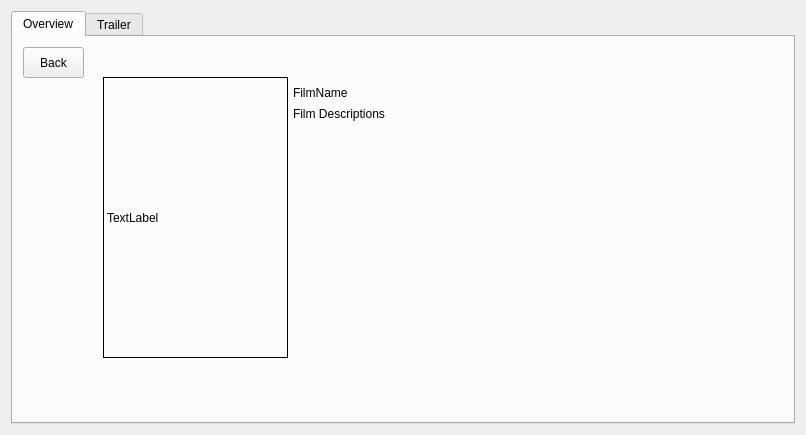
<?xml version="1.0" encoding="UTF-8"?>
<ui version="4.0">
 <class>infoWindow</class>
 <widget class="QWidget" name="infoWindow">
  <property name="geometry">
   <rect>
    <x>0</x>
    <y>0</y>
    <width>806</width>
    <height>435</height>
   </rect>
  </property>
  <property name="windowTitle">
   <string>Movie Details</string>
  </property>
  <layout class="QGridLayout" name="gridLayout">
   <item row="0" column="0">
    <widget class="QTabWidget" name="Tabs">
     <property name="currentIndex">
      <number>0</number>
     </property>
     <widget class="QWidget" name="infoTab">
      <attribute name="title">
       <string>Overview</string>
      </attribute>
      <widget class="QLabel" name="filmName">
       <property name="geometry">
        <rect>
         <x>280</x>
         <y>40</y>
         <width>401</width>
         <height>31</height>
        </rect>
       </property>
       <property name="text">
        <string>FilmName</string>
       </property>
      </widget>
      <widget class="QLabel" name="poster">
       <property name="geometry">
        <rect>
         <x>90</x>
         <y>40</y>
         <width>185</width>
         <height>281</height>
        </rect>
       </property>
       <property name="minimumSize">
        <size>
         <width>185</width>
         <height>281</height>
        </size>
       </property>
       <property name="frameShape">
        <enum>QFrame::Box</enum>
       </property>
       <property name="text">
        <string>TextLabel</string>
       </property>
      </widget>
      <widget class="QLabel" name="filmDesc">
       <property name="geometry">
        <rect>
         <x>280</x>
         <y>70</y>
         <width>401</width>
         <height>251</height>
        </rect>
       </property>
       <property name="text">
        <string>Film Descriptions</string>
       </property>
       <property name="scaledContents">
        <bool>false</bool>
       </property>
       <property name="alignment">
        <set>Qt::AlignLeading|Qt::AlignLeft|Qt::AlignTop</set>
       </property>
       <property name="wordWrap">
        <bool>true</bool>
       </property>
      </widget>
      <widget class="QPushButton" name="backButton">
       <property name="geometry">
        <rect>
         <x>10</x>
         <y>10</y>
         <width>61</width>
         <height>31</height>
        </rect>
       </property>
       <property name="text">
        <string>Back</string>
       </property>
      </widget>
     </widget>
     <widget class="QWidget" name="trailerTab">
      <attribute name="title">
       <string>Trailer</string>
      </attribute>
     </widget>
    </widget>
   </item>
  </layout>
 </widget>
 <resources/>
 <connections/>
</ui>
